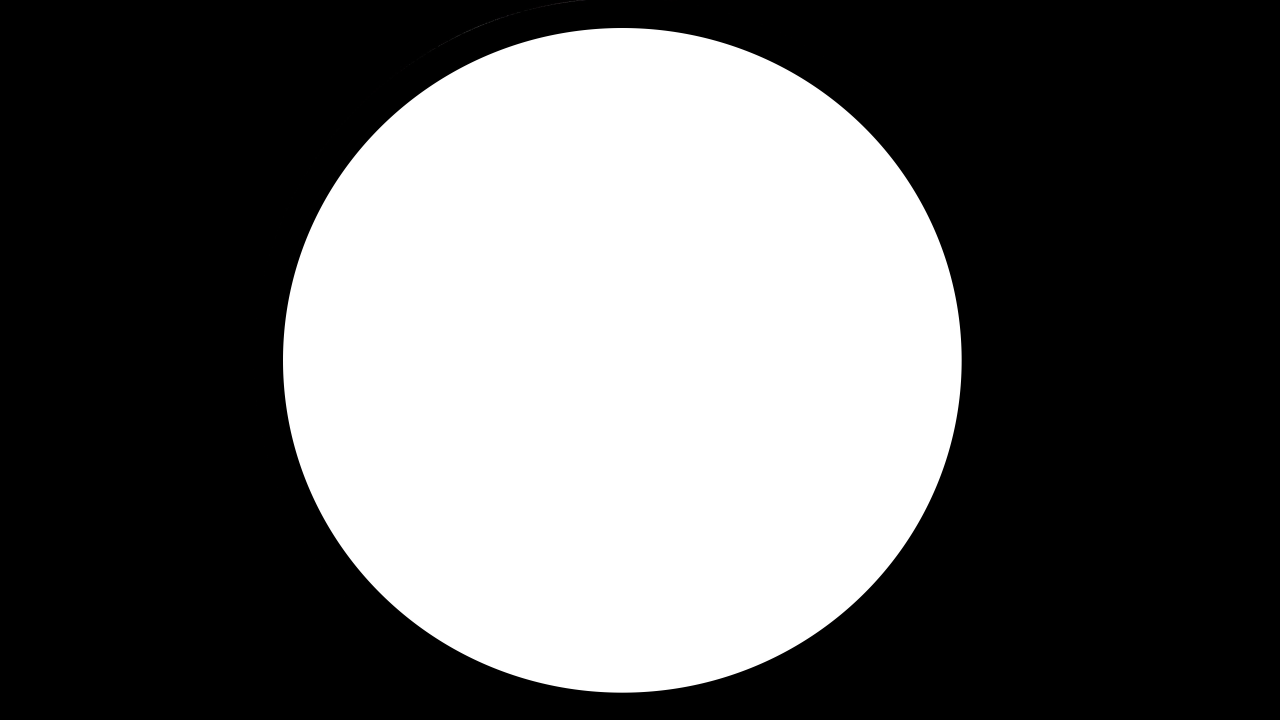
#> input picture endosim/algorithms/images/00000001.jpg, 3840 x 2160 px, found by its file name (shown at 1/3 size); its folder holds only this picture in this run
$ python crop_images.py
#> lines starting #> are read from the running program, lines starting #| are printed output that depends on the picture
from PIL import Image
import os

if __name__ == '__main__':

    img_path= '/endosim/DenseDescriptorLearning-Pytorch/data/1/_start_002603_end_002984_stride_1000_segment_00/images'
    cropped_img_path = '/endosim/DenseDescriptorLearning-Pytorch/data/1/_start_002603_end_002984_stride_1000_segment_00/images_noncrop'

    # if not a directory, make directory
    if not os.path.isdir(cropped_img_path):
        os.mkdir(cropped_img_path)

    # resize and save images
    for image_path in os.listdir(img_path):
        # check if the image ends with png
        if (image_path.endswith(".jpg")):
            # image = Image.open('/Users/aure/Desktop/i4health/project/endoSim/endosim/DenseDescriptorLearning-Pytorch/data/1/_start_002603_end_002984_stride_1000_segment_00/images/00002603.jpg')
            image = Image.open(f'{img_path}/{image_path}')
#> image is the input picture: PIL image 3840x2160 RGB; mean R, G, B 98.1, 98.1, 98.1
            new_image = image.resize((320, 256))
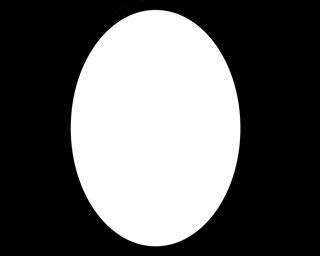
#> new_image: PIL image 320x256 RGB; mean R, G, B 98.1, 98.1, 98.1
            image.save(f'{cropped_img_path}/{image_path}')
